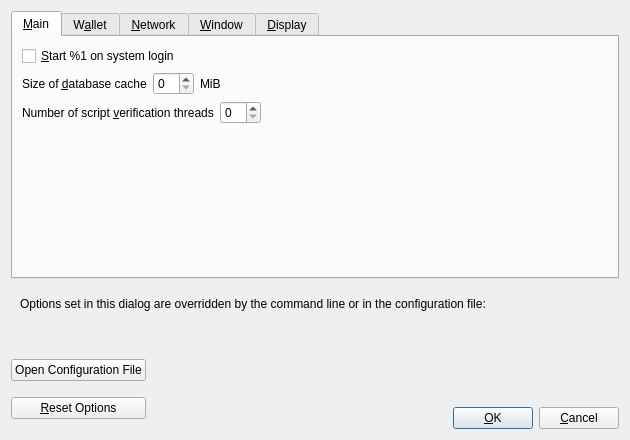
<?xml version="1.0" encoding="UTF-8"?>
<ui version="4.0">
 <class>OptionsDialog</class>
 <widget class="QDialog" name="OptionsDialog">
  <property name="geometry">
   <rect>
    <x>0</x>
    <y>0</y>
    <width>630</width>
    <height>440</height>
   </rect>
  </property>
  <property name="windowTitle">
   <string>Options</string>
  </property>
  <property name="modal">
   <bool>true</bool>
  </property>
  <layout class="QVBoxLayout" name="verticalLayout">
   <item>
    <widget class="QTabWidget" name="tabWidget">
     <property name="currentIndex">
      <number>0</number>
     </property>
     <widget class="QWidget" name="tabMain">
      <attribute name="title">
       <string>&amp;Main</string>
      </attribute>
      <layout class="QVBoxLayout" name="verticalLayout_Main">
       <item>
        <widget class="QCheckBox" name="neonAtStartup">
         <property name="toolTip">
          <string>Automatically start %1 after logging in to the system.</string>
         </property>
         <property name="text">
          <string>&amp;Start %1 on system login</string>
         </property>
        </widget>
       </item>
       <item>
        <layout class="QHBoxLayout" name="horizontalLayout_2_Main">
         <item>
          <widget class="QLabel" name="databaseCacheLabel">
           <property name="text">
            <string>Size of &amp;database cache</string>
           </property>
           <property name="textFormat">
            <enum>Qt::PlainText</enum>
           </property>
           <property name="buddy">
            <cstring>databaseCache</cstring>
           </property>
          </widget>
         </item>
         <item>
          <widget class="QSpinBox" name="databaseCache"/>
         </item>
         <item>
          <widget class="QLabel" name="databaseCacheUnitLabel">
           <property name="text">
            <string>MiB</string>
           </property>
           <property name="textFormat">
            <enum>Qt::PlainText</enum>
           </property>
          </widget>
         </item>
         <item>
          <spacer name="horizontalSpacer_2_Main">
           <property name="orientation">
            <enum>Qt::Horizontal</enum>
           </property>
           <property name="sizeHint" stdset="0">
            <size>
             <width>40</width>
             <height>20</height>
            </size>
           </property>
          </spacer>
         </item>
        </layout>
       </item>
       <item>
        <layout class="QHBoxLayout" name="horizontalLayout_Main_VerifyLabel">
         <item>
          <widget class="QLabel" name="threadsScriptVerifLabel">
           <property name="text">
            <string>Number of script &amp;verification threads</string>
           </property>
           <property name="textFormat">
            <enum>Qt::PlainText</enum>
           </property>
           <property name="buddy">
            <cstring>threadsScriptVerif</cstring>
           </property>
          </widget>
         </item>
         <item>
          <widget class="QSpinBox" name="threadsScriptVerif">
           <property name="toolTip">
            <string>(0 = auto, &lt;0 = leave that many cores free)</string>
           </property>
          </widget>
         </item>
         <item>
          <spacer name="horizontalSpacer_Main_Threads">
           <property name="orientation">
            <enum>Qt::Horizontal</enum>
           </property>
           <property name="sizeHint" stdset="0">
            <size>
             <width>40</width>
             <height>20</height>
            </size>
           </property>
          </spacer>
         </item>
        </layout>
       </item>
       <item>
        <spacer name="verticalSpacer_Main">
         <property name="orientation">
          <enum>Qt::Vertical</enum>
         </property>
         <property name="sizeHint" stdset="0">
          <size>
           <width>20</width>
           <height>40</height>
          </size>
         </property>
        </spacer>
       </item>
      </layout>
     </widget>
     <widget class="QWidget" name="tabWallet">
      <attribute name="title">
       <string>W&amp;allet</string>
      </attribute>
      <layout class="QVBoxLayout" name="verticalLayout_Wallet">
       <item>
        <widget class="QGroupBox" name="groupBox">
         <property name="title">
          <string>Expert</string>
         </property>
         <layout class="QVBoxLayout" name="verticalLayout_2">
          <item>
           <widget class="QCheckBox" name="coinControlFeatures">
            <property name="toolTip">
             <string>Whether to show coin control features or not.</string>
            </property>
            <property name="text">
             <string>Enable coin &amp;control features</string>
            </property>
           </widget>
          </item>
          <item>
           <widget class="QCheckBox" name="spendZeroConfChange">
            <property name="toolTip">
             <string>If you disable the spending of unconfirmed change, the change from a transaction cannot be used until that transaction has at least one confirmation. This also affects how your balance is computed.</string>
            </property>
            <property name="text">
             <string>&amp;Spend unconfirmed change</string>
            </property>
           </widget>
          </item>
         </layout>
        </widget>
       </item>
       <item>
        <spacer name="verticalSpacer_Wallet">
         <property name="orientation">
          <enum>Qt::Vertical</enum>
         </property>
         <property name="sizeHint" stdset="0">
          <size>
           <width>20</width>
           <height>40</height>
          </size>
         </property>
        </spacer>
       </item>
      </layout>
     </widget>
     <widget class="QWidget" name="tabNetwork">
      <attribute name="title">
       <string>&amp;Network</string>
      </attribute>
      <layout class="QVBoxLayout" name="verticalLayout_Network">
       <item>
        <widget class="QCheckBox" name="mapPortUpnp">
         <property name="toolTip">
          <string>Automatically open the Neon client port on the router. This only works when your router supports UPnP and it is enabled.</string>
         </property>
         <property name="text">
          <string>Map port using &amp;UPnP</string>
         </property>
        </widget>
       </item>
       <item>
        <widget class="QCheckBox" name="allowIncoming">
         <property name="toolTip">
          <string>Accept connections from outside.</string>
         </property>
         <property name="text">
          <string>Allow incomin&amp;g connections</string>
         </property>
        </widget>
       </item>
       <item>
        <widget class="QCheckBox" name="connectSocks">
         <property name="toolTip">
          <string>Connect to the Neon network through a SOCKS5 proxy.</string>
         </property>
         <property name="text">
          <string>&amp;Connect through SOCKS5 proxy (default proxy):</string>
         </property>
        </widget>
       </item>
       <item>
        <layout class="QHBoxLayout" name="horizontalLayout_1_Network">
         <item>
          <widget class="QLabel" name="proxyIpLabel">
           <property name="text">
            <string>Proxy &amp;IP:</string>
           </property>
           <property name="textFormat">
            <enum>Qt::PlainText</enum>
           </property>
           <property name="buddy">
            <cstring>proxyIp</cstring>
           </property>
          </widget>
         </item>
         <item>
          <widget class="QValidatedLineEdit" name="proxyIp">
           <property name="minimumSize">
            <size>
             <width>140</width>
             <height>0</height>
            </size>
           </property>
           <property name="maximumSize">
            <size>
             <width>140</width>
             <height>16777215</height>
            </size>
           </property>
           <property name="toolTip">
            <string>IP address of the proxy (e.g. IPv4: 127.0.0.1 / IPv6: ::1)</string>
           </property>
          </widget>
         </item>
         <item>
          <widget class="QLabel" name="proxyPortLabel">
           <property name="text">
            <string>&amp;Port:</string>
           </property>
           <property name="textFormat">
            <enum>Qt::PlainText</enum>
           </property>
           <property name="buddy">
            <cstring>proxyPort</cstring>
           </property>
          </widget>
         </item>
         <item>
          <widget class="QLineEdit" name="proxyPort">
           <property name="minimumSize">
            <size>
             <width>55</width>
             <height>0</height>
            </size>
           </property>
           <property name="maximumSize">
            <size>
             <width>55</width>
             <height>16777215</height>
            </size>
           </property>
           <property name="toolTip">
            <string>Port of the proxy (e.g. 9050)</string>
           </property>
          </widget>
         </item>
         <item>
          <spacer name="horizontalSpacer_1_Network">
           <property name="orientation">
            <enum>Qt::Horizontal</enum>
           </property>
           <property name="sizeHint" stdset="0">
            <size>
             <width>40</width>
             <height>20</height>
            </size>
           </property>
          </spacer>
         </item>
        </layout>
       </item>
       <item>
        <layout class="QHBoxLayout" name="horizontalLayout_2_Network">
         <item>
          <widget class="QLabel" name="proxyActiveNets">
           <property name="text">
            <string>Used for reaching peers via:</string>
           </property>
           <property name="textFormat">
            <enum>Qt::PlainText</enum>
           </property>
          </widget>
         </item>
         <item>
          <widget class="QCheckBox" name="proxyReachIPv4">
           <property name="enabled">
            <bool>false</bool>
           </property>
           <property name="toolTip">
            <string>Shows if the supplied default SOCKS5 proxy is used to reach peers via this network type.</string>
           </property>
           <property name="text">
            <string/>
           </property>
          </widget>
         </item>
         <item>
          <widget class="QLabel" name="proxyReachIPv4Label">
           <property name="text">
            <string>IPv4</string>
           </property>
           <property name="textFormat">
            <enum>Qt::PlainText</enum>
           </property>
          </widget>
         </item>
         <item>
          <widget class="QCheckBox" name="proxyReachIPv6">
           <property name="enabled">
            <bool>false</bool>
           </property>
           <property name="toolTip">
            <string>Shows if the supplied default SOCKS5 proxy is used to reach peers via this network type.</string>
           </property>
           <property name="text">
            <string/>
           </property>
          </widget>
         </item>
         <item>
          <widget class="QLabel" name="proxyReachIPv6Label">
           <property name="text">
            <string>IPv6</string>
           </property>
           <property name="textFormat">
            <enum>Qt::PlainText</enum>
           </property>
          </widget>
         </item>
         <item>
          <widget class="QCheckBox" name="proxyReachTor">
           <property name="enabled">
            <bool>false</bool>
           </property>
           <property name="toolTip">
            <string>Shows if the supplied default SOCKS5 proxy is used to reach peers via this network type.</string>
           </property>
           <property name="text">
            <string/>
           </property>
          </widget>
         </item>
         <item>
          <widget class="QLabel" name="proxyReachTorLabel">
           <property name="text">
            <string>Tor</string>
           </property>
           <property name="textFormat">
            <enum>Qt::PlainText</enum>
           </property>
          </widget>
         </item>
         <item>
          <spacer name="horizontalSpacer_2_Network">
           <property name="orientation">
            <enum>Qt::Horizontal</enum>
           </property>
           <property name="sizeHint" stdset="0">
            <size>
             <width>40</width>
             <height>20</height>
            </size>
           </property>
          </spacer>
         </item>
        </layout>
       </item>
       <item>
        <widget class="QCheckBox" name="connectSocksTor">
         <property name="toolTip">
          <string>Connect to the Neon network through a separate SOCKS5 proxy for Tor hidden services.</string>
         </property>
         <property name="text">
          <string>Use separate SOCKS&amp;5 proxy to reach peers via Tor hidden services:</string>
         </property>
        </widget>
       </item>
       <item>
        <layout class="QHBoxLayout" name="horizontalLayout_3_Network">
         <item>
          <widget class="QLabel" name="proxyIpTorLabel">
           <property name="text">
            <string>Proxy &amp;IP:</string>
           </property>
           <property name="textFormat">
            <enum>Qt::PlainText</enum>
           </property>
           <property name="buddy">
            <cstring>proxyIpTor</cstring>
           </property>
          </widget>
         </item>
         <item>
          <widget class="QValidatedLineEdit" name="proxyIpTor">
           <property name="minimumSize">
            <size>
             <width>140</width>
             <height>0</height>
            </size>
           </property>
           <property name="maximumSize">
            <size>
             <width>140</width>
             <height>16777215</height>
            </size>
           </property>
           <property name="toolTip">
            <string>IP address of the proxy (e.g. IPv4: 127.0.0.1 / IPv6: ::1)</string>
           </property>
          </widget>
         </item>
         <item>
          <widget class="QLabel" name="proxyPortTorLabel">
           <property name="text">
            <string>&amp;Port:</string>
           </property>
           <property name="textFormat">
            <enum>Qt::PlainText</enum>
           </property>
           <property name="buddy">
            <cstring>proxyPortTor</cstring>
           </property>
          </widget>
         </item>
         <item>
          <widget class="QLineEdit" name="proxyPortTor">
           <property name="minimumSize">
            <size>
             <width>55</width>
             <height>0</height>
            </size>
           </property>
           <property name="maximumSize">
            <size>
             <width>55</width>
             <height>16777215</height>
            </size>
           </property>
           <property name="toolTip">
            <string>Port of the proxy (e.g. 9050)</string>
           </property>
          </widget>
         </item>
         <item>
          <spacer name="horizontalSpacer_4_Network">
           <property name="orientation">
            <enum>Qt::Horizontal</enum>
           </property>
           <property name="sizeHint" stdset="0">
            <size>
             <width>40</width>
             <height>20</height>
            </size>
           </property>
          </spacer>
         </item>
        </layout>
       </item>
       <item>
        <spacer name="verticalSpacer_Network">
         <property name="orientation">
          <enum>Qt::Vertical</enum>
         </property>
         <property name="sizeHint" stdset="0">
          <size>
           <width>20</width>
           <height>40</height>
          </size>
         </property>
        </spacer>
       </item>
      </layout>
     </widget>
     <widget class="QWidget" name="tabWindow">
      <attribute name="title">
       <string>&amp;Window</string>
      </attribute>
      <layout class="QVBoxLayout" name="verticalLayout_Window">
       <item>
        <widget class="QCheckBox" name="hideTrayIcon">
         <property name="toolTip">
          <string>Hide the icon from the system tray.</string>
         </property>
         <property name="text">
          <string>&amp;Hide tray icon</string>
         </property>
        </widget>
       </item>
       <item>
        <widget class="QCheckBox" name="minimizeToTray">
         <property name="toolTip">
          <string>Show only a tray icon after minimizing the window.</string>
         </property>
         <property name="text">
          <string>&amp;Minimize to the tray instead of the taskbar</string>
         </property>
        </widget>
       </item>
       <item>
        <widget class="QCheckBox" name="minimizeOnClose">
         <property name="toolTip">
          <string>Minimize instead of exit the application when the window is closed. When this option is enabled, the application will be closed only after selecting Exit in the menu.</string>
         </property>
         <property name="text">
          <string>M&amp;inimize on close</string>
         </property>
        </widget>
       </item>
       <item>
        <spacer name="verticalSpacer_Window">
         <property name="orientation">
          <enum>Qt::Vertical</enum>
         </property>
         <property name="sizeHint" stdset="0">
          <size>
           <width>20</width>
           <height>40</height>
          </size>
         </property>
        </spacer>
       </item>
      </layout>
     </widget>
     <widget class="QWidget" name="tabDisplay">
      <attribute name="title">
       <string>&amp;Display</string>
      </attribute>
      <layout class="QVBoxLayout" name="verticalLayout_Display">
       <item>
        <layout class="QHBoxLayout" name="horizontalLayout_1_Display">
         <item>
          <widget class="QLabel" name="langLabel">
           <property name="text">
            <string>User Interface &amp;language:</string>
           </property>
           <property name="textFormat">
            <enum>Qt::PlainText</enum>
           </property>
           <property name="buddy">
            <cstring>lang</cstring>
           </property>
          </widget>
         </item>
         <item>
          <widget class="QValueComboBox" name="lang">
           <property name="toolTip">
            <string>The user interface language can be set here. This setting will take effect after restarting %1.</string>
           </property>
          </widget>
         </item>
        </layout>
       </item>
       <item>
        <layout class="QHBoxLayout" name="horizontalLayout_2_Display">
         <item>
          <widget class="QLabel" name="unitLabel">
           <property name="text">
            <string>&amp;Unit to show amounts in:</string>
           </property>
           <property name="textFormat">
            <enum>Qt::PlainText</enum>
           </property>
           <property name="buddy">
            <cstring>unit</cstring>
           </property>
          </widget>
         </item>
         <item>
          <widget class="QValueComboBox" name="unit">
           <property name="toolTip">
            <string>Choose the default subdivision unit to show in the interface and when sending coins.</string>
           </property>
          </widget>
         </item>
        </layout>
       </item>
       <item>
        <layout class="QHBoxLayout" name="horizontalLayout_3_Display">
         <item>
          <widget class="QLabel" name="thirdPartyTxUrlsLabel">
           <property name="toolTip">
            <string>Third party URLs (e.g. a block explorer) that appear in the transactions tab as context menu items. %s in the URL is replaced by transaction hash. Multiple URLs are separated by vertical bar |.</string>
           </property>
           <property name="text">
            <string>&amp;Third party transaction URLs</string>
           </property>
           <property name="buddy">
            <cstring>thirdPartyTxUrls</cstring>
           </property>
          </widget>
         </item>
         <item>
          <widget class="QLineEdit" name="thirdPartyTxUrls">
           <property name="toolTip">
            <string>Third party URLs (e.g. a block explorer) that appear in the transactions tab as context menu items. %s in the URL is replaced by transaction hash. Multiple URLs are separated by vertical bar |.</string>
           </property>
           <property name="placeholderText">
            <string notr="true">https://example.com/tx/%s</string>
           </property>
          </widget>
         </item>
        </layout>
       </item>
       <item>
        <spacer name="verticalSpacer_Display">
         <property name="orientation">
          <enum>Qt::Vertical</enum>
         </property>
         <property name="sizeHint" stdset="0">
          <size>
           <width>20</width>
           <height>40</height>
          </size>
         </property>
        </spacer>
       </item>
      </layout>
     </widget>
    </widget>
   </item>
   <item>
    <widget class="QFrame" name="frame">
     <layout class="QVBoxLayout" name="verticalLayout_Bottom">
      <item>
       <layout class="QHBoxLayout" name="horizontalLayout_Bottom">
        <item>
         <widget class="QLabel" name="overriddenByCommandLineInfoLabel">
          <property name="text">
           <string>Options set in this dialog are overridden by the command line or in the configuration file:</string>
          </property>
          <property name="textFormat">
           <enum>Qt::PlainText</enum>
          </property>
         </widget>
        </item>
        <item>
         <spacer name="horizontalSpacer_Bottom">
          <property name="orientation">
           <enum>Qt::Horizontal</enum>
          </property>
          <property name="sizeHint" stdset="0">
           <size>
            <width>40</width>
            <height>20</height>
           </size>
          </property>
         </spacer>
        </item>
       </layout>
      </item>
      <item>
       <widget class="QLabel" name="overriddenByCommandLineLabel">
        <property name="text">
         <string/>
        </property>
        <property name="textFormat">
         <enum>Qt::PlainText</enum>
        </property>
        <property name="wordWrap">
         <bool>true</bool>
        </property>
       </widget>
      </item>
     </layout>
    </widget>
   </item>
   <item>
    <layout class="QHBoxLayout" name="horizontalLayout_Buttons">
     <item>
      <layout class="QVBoxLayout" name="verticalLayout_Buttons">
       <item>
        <widget class="QPushButton" name="openNeonConfButton">
         <property name="toolTip">
          <string>Open the %1 configuration file from the working directory.</string>
         </property>
         <property name="text">
          <string>Open Configuration File</string>
         </property>
         <property name="autoDefault">
          <bool>false</bool>
         </property>
        </widget>
       </item>
       <item>
        <widget class="QPushButton" name="resetButton">
         <property name="toolTip">
          <string>Reset all client options to default.</string>
         </property>
         <property name="text">
          <string>&amp;Reset Options</string>
         </property>
         <property name="autoDefault">
          <bool>false</bool>
         </property>
        </widget>
       </item>
      </layout>
     </item>
     <item>
      <spacer name="horizontalSpacer_1">
       <property name="orientation">
        <enum>Qt::Horizontal</enum>
       </property>
       <property name="sizeHint" stdset="0">
        <size>
         <width>40</width>
         <height>48</height>
        </size>
       </property>
      </spacer>
     </item>
     <item>
      <widget class="QLabel" name="statusLabel">
       <property name="minimumSize">
        <size>
         <width>200</width>
         <height>0</height>
        </size>
       </property>
       <property name="font">
        <font>
         <weight>75</weight>
         <bold>true</bold>
        </font>
       </property>
       <property name="text">
        <string/>
       </property>
       <property name="textFormat">
        <enum>Qt::PlainText</enum>
       </property>
       <property name="wordWrap">
        <bool>true</bool>
       </property>
      </widget>
     </item>
     <item>
      <spacer name="horizontalSpacer_2">
       <property name="orientation">
        <enum>Qt::Horizontal</enum>
       </property>
       <property name="sizeHint" stdset="0">
        <size>
         <width>40</width>
         <height>48</height>
        </size>
       </property>
      </spacer>
     </item>
     <item>
      <layout class="QVBoxLayout" name="verticalLayout_4">
       <item>
        <spacer name="verticalSpacer">
         <property name="orientation">
          <enum>Qt::Vertical</enum>
         </property>
         <property name="sizeHint" stdset="0">
          <size>
           <width>20</width>
           <height>40</height>
          </size>
         </property>
        </spacer>
       </item>
       <item>
        <layout class="QHBoxLayout" name="horizontalLayout">
         <item>
          <widget class="QPushButton" name="okButton">
           <property name="text">
            <string>&amp;OK</string>
           </property>
           <property name="autoDefault">
            <bool>false</bool>
           </property>
           <property name="default">
            <bool>true</bool>
           </property>
          </widget>
         </item>
         <item>
          <widget class="QPushButton" name="cancelButton">
           <property name="text">
            <string>&amp;Cancel</string>
           </property>
           <property name="autoDefault">
            <bool>false</bool>
           </property>
          </widget>
         </item>
        </layout>
       </item>
      </layout>
     </item>
    </layout>
   </item>
  </layout>
 </widget>
 <customwidgets>
  <customwidget>
   <class>QValidatedLineEdit</class>
   <extends>QLineEdit</extends>
   <header>qt/qvalidatedlineedit.h</header>
  </customwidget>
  <customwidget>
   <class>QValueComboBox</class>
   <extends>QComboBox</extends>
   <header>qt/qvaluecombobox.h</header>
  </customwidget>
 </customwidgets>
 <resources/>
 <connections/>
</ui>
